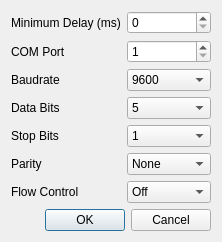
<?xml version="1.0" encoding="UTF-8"?>
<ui version="4.0">
 <class>serialConfigDialog</class>
 <widget class="QDialog" name="serialConfigDialog">
  <property name="geometry">
   <rect>
    <x>0</x>
    <y>0</y>
    <width>193</width>
    <height>225</height>
   </rect>
  </property>
  <property name="sizePolicy">
   <sizepolicy hsizetype="Fixed" vsizetype="Fixed">
    <horstretch>0</horstretch>
    <verstretch>0</verstretch>
   </sizepolicy>
  </property>
  <property name="windowTitle">
   <string>Configure Serial Device</string>
  </property>
  <layout class="QVBoxLayout" name="verticalLayout">
   <property name="sizeConstraint">
    <enum>QLayout::SetFixedSize</enum>
   </property>
   <item>
    <layout class="QFormLayout" name="formLayout">
     <property name="sizeConstraint">
      <enum>QLayout::SetDefaultConstraint</enum>
     </property>
     <item row="2" column="0">
      <widget class="QLabel" name="baudLabel">
       <property name="text">
        <string>Baudrate</string>
       </property>
       <property name="buddy">
        <cstring>baudRate</cstring>
       </property>
      </widget>
     </item>
     <item row="2" column="1">
      <widget class="QComboBox" name="baudRate">
       <item>
        <property name="text">
         <string>9600</string>
        </property>
       </item>
       <item>
        <property name="text">
         <string>19200</string>
        </property>
       </item>
       <item>
        <property name="text">
         <string>28800</string>
        </property>
       </item>
       <item>
        <property name="text">
         <string>57600</string>
        </property>
       </item>
      </widget>
     </item>
     <item row="3" column="0">
      <widget class="QLabel" name="dataLabel">
       <property name="text">
        <string>Data Bits</string>
       </property>
       <property name="buddy">
        <cstring>dataBits</cstring>
       </property>
      </widget>
     </item>
     <item row="3" column="1">
      <widget class="QComboBox" name="dataBits">
       <item>
        <property name="text">
         <string>5</string>
        </property>
       </item>
       <item>
        <property name="text">
         <string>6</string>
        </property>
       </item>
       <item>
        <property name="text">
         <string>7</string>
        </property>
       </item>
       <item>
        <property name="text">
         <string>8</string>
        </property>
       </item>
      </widget>
     </item>
     <item row="4" column="0">
      <widget class="QLabel" name="stopBitsLabel">
       <property name="text">
        <string>Stop Bits</string>
       </property>
       <property name="buddy">
        <cstring>stopBits</cstring>
       </property>
      </widget>
     </item>
     <item row="4" column="1">
      <widget class="QComboBox" name="stopBits">
       <item>
        <property name="text">
         <string>1</string>
        </property>
       </item>
       <item>
        <property name="text">
         <string>1.5</string>
        </property>
       </item>
       <item>
        <property name="text">
         <string>2</string>
        </property>
       </item>
      </widget>
     </item>
     <item row="5" column="0">
      <widget class="QLabel" name="parityLabel">
       <property name="text">
        <string>Parity</string>
       </property>
       <property name="buddy">
        <cstring>parity</cstring>
       </property>
      </widget>
     </item>
     <item row="5" column="1">
      <widget class="QComboBox" name="parity">
       <item>
        <property name="text">
         <string>None</string>
        </property>
       </item>
       <item>
        <property name="text">
         <string>Odd</string>
        </property>
       </item>
       <item>
        <property name="text">
         <string>Even</string>
        </property>
       </item>
       <item>
        <property name="text">
         <string>Mark</string>
        </property>
       </item>
       <item>
        <property name="text">
         <string>Space</string>
        </property>
       </item>
      </widget>
     </item>
     <item row="6" column="0">
      <widget class="QLabel" name="flowControlLabel">
       <property name="text">
        <string>Flow Control</string>
       </property>
       <property name="buddy">
        <cstring>flowControl</cstring>
       </property>
      </widget>
     </item>
     <item row="6" column="1">
      <widget class="QComboBox" name="flowControl">
       <item>
        <property name="text">
         <string>Off</string>
        </property>
       </item>
       <item>
        <property name="text">
         <string>Hardware</string>
        </property>
       </item>
       <item>
        <property name="text">
         <string>Xon/Xoff</string>
        </property>
       </item>
      </widget>
     </item>
     <item row="1" column="0">
      <widget class="QLabel" name="comPortLabel">
       <property name="text">
        <string>COM Port</string>
       </property>
       <property name="buddy">
        <cstring>comPort</cstring>
       </property>
      </widget>
     </item>
     <item row="1" column="1">
      <widget class="QSpinBox" name="comPort">
       <property name="minimum">
        <number>1</number>
       </property>
       <property name="maximum">
        <number>20</number>
       </property>
      </widget>
     </item>
     <item row="0" column="0">
      <widget class="QLabel" name="minDelayLabel">
       <property name="text">
        <string>Minimum Delay (ms)</string>
       </property>
      </widget>
     </item>
     <item row="0" column="1">
      <widget class="QSpinBox" name="minDelay">
       <property name="maximum">
        <number>2000</number>
       </property>
      </widget>
     </item>
    </layout>
   </item>
   <item>
    <widget class="QDialogButtonBox" name="buttonBox">
     <property name="orientation">
      <enum>Qt::Horizontal</enum>
     </property>
     <property name="standardButtons">
      <set>QDialogButtonBox::Cancel|QDialogButtonBox::Ok</set>
     </property>
    </widget>
   </item>
  </layout>
 </widget>
 <resources/>
 <connections>
  <connection>
   <sender>buttonBox</sender>
   <signal>accepted()</signal>
   <receiver>serialConfigDialog</receiver>
   <slot>accept()</slot>
   <hints>
    <hint type="sourcelabel">
     <x>163</x>
     <y>155</y>
    </hint>
    <hint type="destinationlabel">
     <x>157</x>
     <y>169</y>
    </hint>
   </hints>
  </connection>
  <connection>
   <sender>buttonBox</sender>
   <signal>rejected()</signal>
   <receiver>serialConfigDialog</receiver>
   <slot>reject()</slot>
   <hints>
    <hint type="sourcelabel">
     <x>163</x>
     <y>161</y>
    </hint>
    <hint type="destinationlabel">
     <x>167</x>
     <y>169</y>
    </hint>
   </hints>
  </connection>
 </connections>
</ui>
